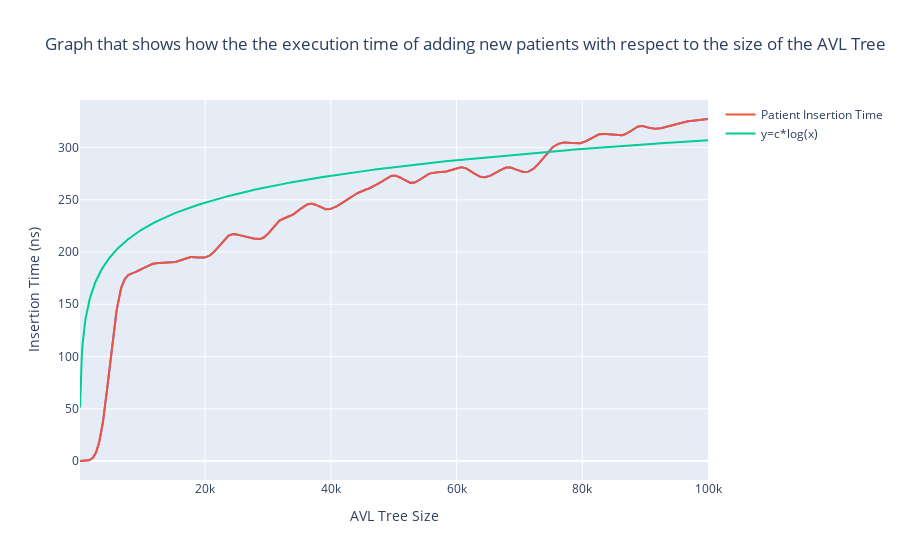

Notebook code cell kept with this figure:
### Code cell
df = pd.DataFrame()
df['n'] = avl['n']
df['t'] = 37 * (0.04 * avl['n']).apply(np.log)

n = 20  # the larger n is, the smoother curve will be
b = [1.0 / n] * n
a = 1

avl1 = avl

# avl1["t"] = lfilter(b, a, avl["t"])

# avl['t'] = lfilter(b, a, avl["t"])
fig = px.line(avl1, x = 'n', y = 't', title='Graph that shows how the the execution time of adding new patients with respect to the size of the AVL Tree')

fig.add_scatter(x=avl1['n'], y=avl1['t'], name="Patient Insertion Time" )
fig.add_scatter(x=df['n'], y=df['t'], name="y=c*log(x)" )

fig.update_yaxes(title_text="Insertion Time (ns)")
fig.update_xaxes(title_text="AVL Tree Size")
fig.show()

### Figure 1 — Plotly figure (JSON) as saved in the notebook; plotly's stock layout.template omitted (floating-point values rounded to 4 significant figures; data arrays with more than 128 entries replaced by an {"elided": "..."} marker saying what was removed)
{"data": [{"hovertemplate": "n=%{x}<br>t=%{y}<extra></extra>", "legendgroup": "", "line": {"color": "#636efa", "dash": "solid"}, "marker": {"symbol": "circle"}, "mode": "lines", "name": "", "orientation": "v", "showlegend": false, "type": "scatter", "x": {"elided": "979 int values"}, "xaxis": "x", "y": {"elided": "979 float values"}, "yaxis": "y"}, {"name": "Patient Insertion Time", "type": "scatter", "x": {"elided": "979 int values"}, "y": {"elided": "979 float values"}}, {"name": "y=c*log(x)", "type": "scatter", "x": {"elided": "979 int values"}, "y": {"elided": "979 float values"}}], "layout": {"legend": {"tracegroupgap": 0}, "title": {"text": "Graph that shows how the the execution time of adding new patients with respect to the size of the AVL Tree"}, "xaxis": {"anchor": "y", "domain": [0, 1], "title": {"text": "AVL Tree Size"}}, "yaxis": {"anchor": "x", "domain": [0, 1], "title": {"text": "Insertion Time (ns)"}}}}
